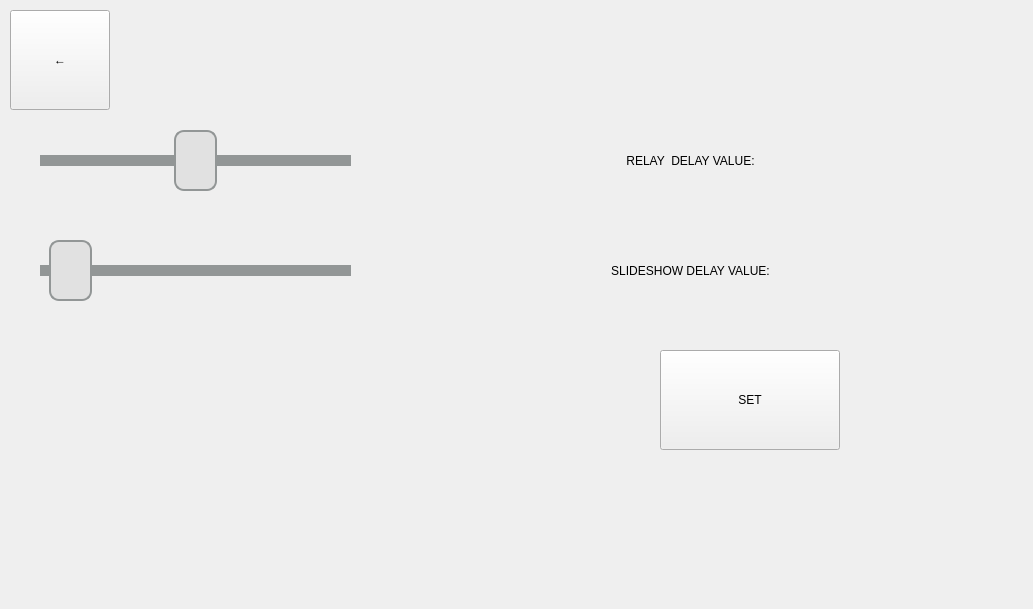
   <widget class="QWidget" name="delay">
    <widget class="QLabel" name="background_delay">
     <property name="geometry">
      <rect>
       <x>0</x>
       <y>0</y>
       <width>1024</width>
       <height>600</height>
      </rect>
     </property>
     <property name="styleSheet">
      <string notr="true">frame-color:rgb(225, 225, 225);</string>
     </property>
     <property name="text">
      <string/>
     </property>
     <property name="pixmap">
      <pixmap>emoto2.png</pixmap>
     </property>
    </widget>
    <widget class="QPushButton" name="button_back_delay">
     <property name="geometry">
      <rect>
       <x>10</x>
       <y>10</y>
       <width>100</width>
       <height>100</height>
      </rect>
     </property>
     <property name="styleSheet">
      <string notr="true">	border-style: solid;
	border-width: 3px;
	border-radius: 16px;
	border-color: rgb(225,225,225);
	color: rgb(146, 150, 150);
	font: 300 60pt &quot;Calibri Light&quot; ;
	font-weight: bold;
	background-image (&quot;C:\Users\mjszo\Desktop\1\graphic\blang.png&quot;)</string>
     </property>
     <property name="text">
      <string>←</string>
     </property>
    </widget>
    <widget class="QLabel" name="relay_delay">
     <property name="geometry">
      <rect>
       <x>380</x>
       <y>120</y>
       <width>621</width>
       <height>81</height>
      </rect>
     </property>
     <property name="styleSheet">
      <string notr="true">	border-style: solid;
	border-color: rgb(146, 150, 150);
	border-width: 3px;
	border-radius: 16px;
	color: rgb(146, 150, 150);
	font: 900 26pt &quot;Calibri Light&quot;;
	background-image (&quot;C:\Users\mjszo\Desktop\1\graphic\blang.png&quot;)</string>
     </property>
     <property name="text">
      <string>RELAY  DELAY VALUE:</string>
     </property>
     <property name="alignment">
      <set>Qt::AlignCenter</set>
     </property>
    </widget>
    <widget class="QPushButton" name="button_set_delay">
     <property name="geometry">
      <rect>
       <x>660</x>
       <y>350</y>
       <width>180</width>
       <height>100</height>
      </rect>
     </property>
     <property name="styleSheet">
      <string notr="true">	border-style: solid;
	border-width: 3px;
	border-radius: 16px;
	color: rgb(146, 150, 150);
	font: 300 24pt &quot;Calibri Light&quot;;
	background-image (&quot;C:\Users\mjszo\Desktop\1\graphic\blang.png&quot;)</string>
     </property>
     <property name="text">
      <string>SET</string>
     </property>
    </widget>
    <widget class="QSlider" name="relay_delay_slider">
     <property name="geometry">
      <rect>
       <x>40</x>
       <y>130</y>
       <width>311</width>
       <height>61</height>
      </rect>
     </property>
     <property name="styleSheet">
      <string notr="true">QSlider::groove:horizontal {
    background: rgb(225,225,225);
    position: absolute; /* absolutely position 4px from the left and right of the widget. setting margins on the widget should work too... */
    top: 25px; bottom: 25px;
	
}

QSlider::handle:horizontal {
    height: 29px;
	width: 39px;
    background: rgb(225,225,225);
	border-radius: 10px;
	border:2px solid rgb(146,150,150);
	margin: -25px -0px;
}

QSlider::add-page:horizontal {
    background: rgb(146,150,150);
}

QSlider::sub-page:horizontal {
    background: rgb(146,150,150);
}</string>
     </property>
     <property name="minimum">
      <number>1</number>
     </property>
     <property name="maximum">
      <number>5</number>
     </property>
     <property name="sliderPosition">
      <number>3</number>
     </property>
     <property name="orientation">
      <enum>Qt::Horizontal</enum>
     </property>
    </widget>
    <widget class="QLabel" name="slideshow_delay">
     <property name="geometry">
      <rect>
       <x>380</x>
       <y>230</y>
       <width>621</width>
       <height>81</height>
      </rect>
     </property>
     <property name="styleSheet">
      <string notr="true">	border-style: solid;
	border-color: rgb(146, 150, 150);
	border-width: 3px;
	border-radius: 16px;
	color: rgb(146, 150, 150);
	font: 900 26pt &quot;Calibri Light&quot;;
	background-image (&quot;C:\Users\mjszo\Desktop\1\graphic\blang.png&quot;)</string>
     </property>
     <property name="text">
      <string>SLIDESHOW DELAY VALUE:</string>
     </property>
     <property name="alignment">
      <set>Qt::AlignCenter</set>
     </property>
    </widget>
    <widget class="QSlider" name="slideshow_delay_slider">
     <property name="geometry">
      <rect>
       <x>40</x>
       <y>240</y>
       <width>311</width>
       <height>61</height>
      </rect>
     </property>
     <property name="styleSheet">
      <string notr="true">QSlider::groove:horizontal {
    background: rgb(225,225,225);
    position: absolute; /* absolutely position 4px from the left and right of the widget. setting margins on the widget should work too... */
    top: 25px; bottom: 25px;
	
}

QSlider::handle:horizontal {
    height: 29px;
	width: 39px;
    background: rgb(225,225,225);
	border-radius: 10px;
	border:2px solid rgb(146,150,150);
	margin: -25px -0px;
}

QSlider::add-page:horizontal {
    background: rgb(146,150,150);
}

QSlider::sub-page:horizontal {
    background: rgb(146,150,150);
}</string>
     </property>
     <property name="minimum">
      <number>3</number>
     </property>
     <property name="maximum">
      <number>60</number>
     </property>
     <property name="value">
      <number>5</number>
     </property>
     <property name="sliderPosition">
      <number>5</number>
     </property>
     <property name="orientation">
      <enum>Qt::Horizontal</enum>
     </property>
    </widget>
   </widget>
